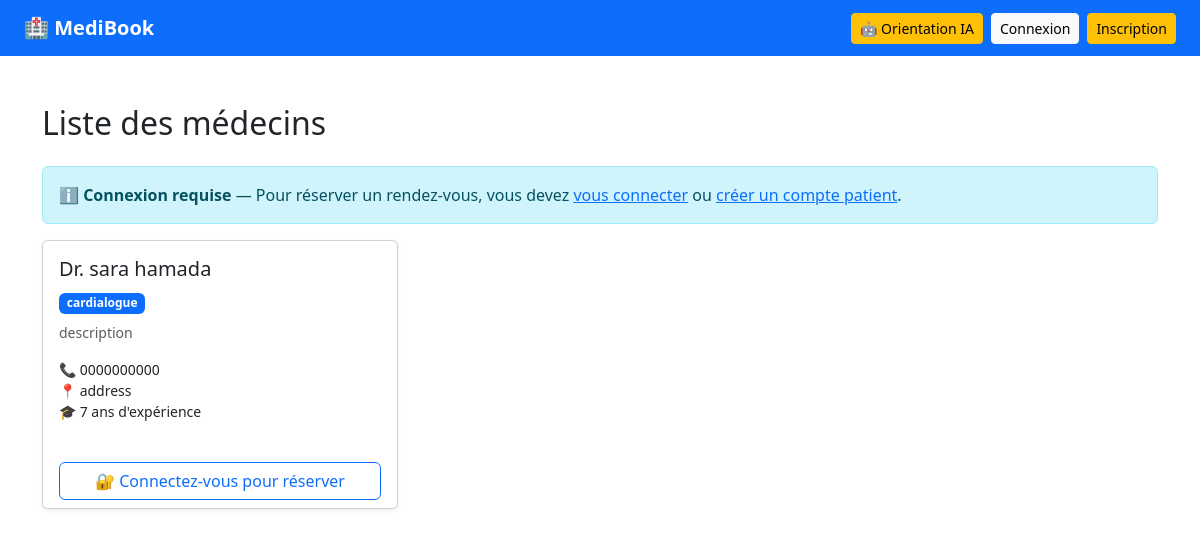
/doctors/, run on an earlier commit of the app's database.
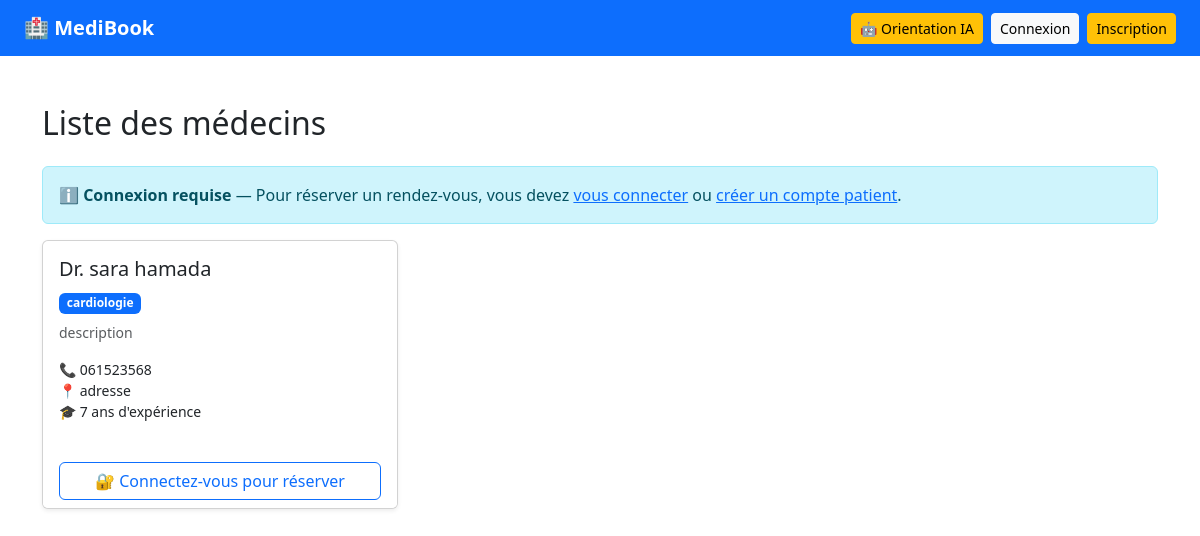
And on a later commit of the database.
### doctors/models.py (models this page shows, shortened)
class Doctor(models.Model):
    user = models.OneToOneField(User, on_delete=models.CASCADE)
    speciality = models.ForeignKey(Speciality, on_delete=models.SET_NULL, null=True)
    phone = models.CharField(max_length=20)
    address = models.CharField(max_length=255)
    bio = models.TextField(blank=True)
    experience_years = models.IntegerField(default=0)
    is_active = models.BooleanField(default=True)

class Speciality(models.Model):
    name = models.CharField(max_length=100)
    description = models.TextField(blank=True)

### accounts/models.py (models this page shows, shortened)
class User(AbstractUser):
    class Role(models.TextChoices):
        PATIENT = "PATIENT", "Patient"
        DOCTOR = "DOCTOR", "Doctor"
        ADMIN = "ADMIN", "Admin"
    role = models.CharField(max_length=10, choices=Role.choices, default=Role.PATIENT)

### accounts/views.py (the view)
# urls.py: path("doctors/", views.doctors_view, name="doctors"),
def doctors_view(request):
    doctors = Doctor.objects.filter(is_active=True).select_related("user", "speciality")
    return render(request, "doctors/list.html", {"doctors": doctors})

### templates/doctors/list.html (shortened to what this page needs)
<!DOCTYPE html>
<html lang="fr">
<head>
    <link href="https://cdn.jsdelivr.net/npm/bootstrap@5.3.0/dist/css/bootstrap.min.css" rel="stylesheet">
</head>
<body>
<nav class="navbar navbar-dark bg-primary px-4">
    <a class="navbar-brand fw-bold" href="/">🏥 MediBook</a>
    <div class="d-flex gap-2">
        <a href="/ai/" class="btn btn-warning btn-sm">🤖 Orientation IA</a>
        {% if user.is_authenticated %}
            <a href="/dashboard/patient/" class="btn btn-light btn-sm">Mon espace</a>
            <a href="/logout/" class="btn btn-outline-light btn-sm">Déconnexion</a>
        {% else %}
            <a href="/login/" class="btn btn-light btn-sm">Connexion</a>
            <a href="/register/" class="btn btn-warning btn-sm">Inscription</a>
        {% endif %}
    </div>
</nav>
<div class="container mt-5">
    <h2 class="mb-4">Liste des médecins</h2>
    {% if not user.is_authenticated %}
    <div class="alert alert-info">
        <strong>ℹ️ Connexion requise</strong> — Pour réserver un rendez-vous, vous devez
        <a href="/login/">vous connecter</a> ou <a href="/register/">créer un compte patient</a>.
    </div>
    {% endif %}
    {% if doctors %}
    <div class="row">
        {% for doctor in doctors %}
        <div class="col-md-4 mb-4">
            <div class="card h-100 shadow-sm">
                <div class="card-body">
                    <h5 class="card-title">
                        Dr. {{ doctor.user.first_name }} {{ doctor.user.last_name }}
                    </h5>
                    <span class="badge bg-primary mb-2">{{ doctor.speciality.name|default:"Spécialité non définie" }}</span>
                    <p class="card-text text-muted small">{{ doctor.bio|default:""|truncatechars:100 }}</p>
                    <ul class="list-unstyled small">
                        <li>📞 {{ doctor.phone|default:"—" }}</li>
                        <li>📍 {{ doctor.address|default:"—" }}</li>
                        {% if doctor.experience_years %}
                        <li>🎓 {{ doctor.experience_years }} ans d'expérience</li>
                        {% endif %}
                    </ul>
                </div>
                <div class="card-footer bg-white border-0">
                    {% if user.is_authenticated and user.role == "PATIENT" %}
                        <a href="/appointments/book/{{ doctor.id }}/" class="btn btn-primary w-100">
                            📅 Réserver un rendez-vous
                        </a>
                    {% elif user.is_authenticated %}
                        <button class="btn btn-secondary w-100" disabled>
                            Réservation réservée aux patients
                        </button>
                    {% else %}
                        <a href="/login/?next=/appointments/book/{{ doctor.id }}/" class="btn btn-outline-primary w-100">
                            🔐 Connectez-vous pour réserver
                        </a>
                    {% endif %}
                </div>
            </div>
        </div>
        {% endfor %}
    </div>
    {% else %}
    <div class="alert alert-warning">Aucun médecin disponible pour le moment.</div>
    {% endif %}
</div>
</body>
</html>

What changed in the data, as far as the page shows it:
changed Doctor "description": speciality.name "cardialogue" → "cardiologie"; phone "0000000000" → "061523568"; address "address" → "adresse"
